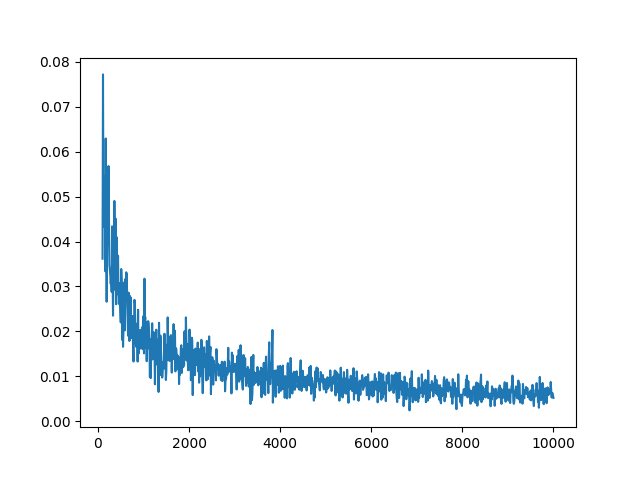

The script that saved this image:
import random
import math
from matplotlib import pyplot as plt

def monte_carlo(sample: int=1000) -> float:
    
    counter: int = 0
    for _ in range(sample):
        r1 = random.random()*math.pi
        r2 = random.random()
        
        if r2 < math.sin(r1):
            counter += 1
    
    answer = (counter / sample) * math.pi
    #print(f"Approximately: {sample=}, {counter=}, {answer=}")
    return answer
    
def error(actual: float, expected: float) -> float:
    return abs(actual - expected) / expected

def avg(x: list[float]) -> float:
    return sum(x)/len(x)

def main():
    X = list(range(10,10001, 10))
    Y: list[float] = []
    for x in X:
        Y.append(avg([error(monte_carlo(x), 2) for _ in range(10)]))
    
    plt.plot(X, Y) # type: ignore
    plt.savefig("zad8.png") # type: ignore
    
if __name__ == "__main__":
    main()
